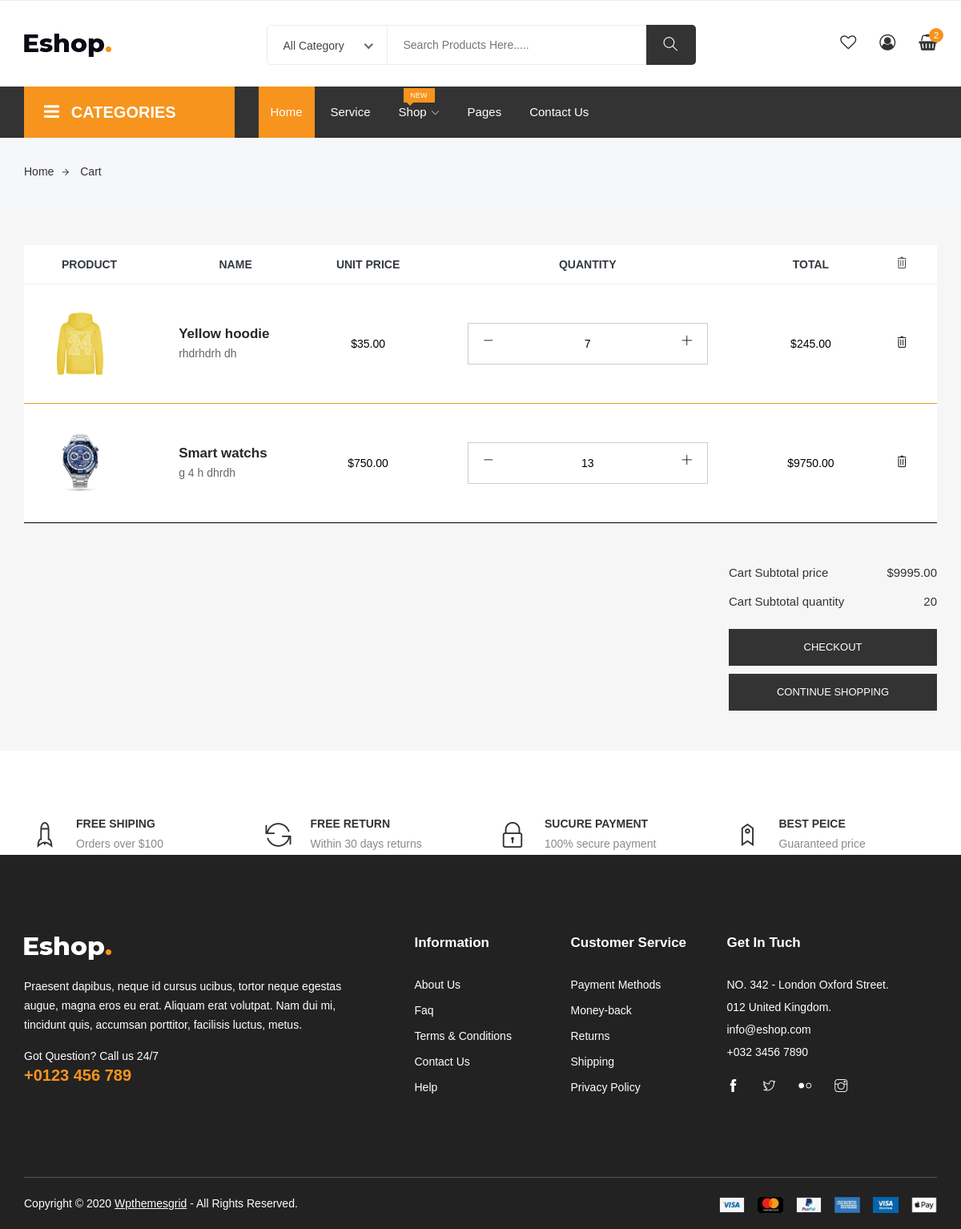
/card/ (signed in), run on the app's committed database.
### store/models.py (models this page shows)
class CartProduct(models.Model):
    product = models.ForeignKey(Product, on_delete=models.SET_NULL, null=True)
    cart = models.ForeignKey(Cart, on_delete=models.CASCADE)
    quantity = models.IntegerField(default=0, null=True, blank=True)
    added_at = models.DateTimeField(auto_now_add=True)
    @property
    def get_total_price(self):
        total_price = self.product.price * self.quantity
        return total_price

class Product(models.Model):
    name = models.CharField(max_length=255)
    category = models.ForeignKey(Category, related_name='products', on_delete=models.CASCADE)
    description = models.TextField(blank=True)
    price = models.DecimalField(max_digits=10, decimal_places=2)
    GENDER_CHOICES = [
        ('MEN','M'),
        ('WOMEN','W'),
        ('BOTH','B')
    ]
    gender = models.CharField(max_length=5, choices=GENDER_CHOICES, default='BOTH', blank=True, null=True)
    hot = models.BooleanField(default=False)
    image = models.ImageField(upload_to='posters', blank=True, null=True, verbose_name='Poster')
    def get_image(self):
        try:
            return self.image.url
        except:
            return 'https://cdn.iconscout.com/icon/premium/png-256-thumb/insert-image-9924441-8059276.png'

### store/views.py (the view)
# urls.py: path('card/', cart_view, name='cart'),
def cart_view(request):
    cart = Userscart(request)
    context = cart.get_cart_info()
    return render(request, 'store/cart.html', context)

### store/models.py (called while the page is built)
    @property
    def get_cart_total_price(self):
        cart_products = self.cartproduct_set.all()
        total_price = sum([product.get_total_price for product in cart_products])
        return total_price

    @property
    def get_cart_total_quantity(self):
        cart_products = self.cartproduct_set.all()
        total_quantity = sum([product.quantity for product in cart_products])
        return total_quantity

    @property
    def get_cart_quantity(self):
        cart_products = self.cartproduct_set.all()
        quantity = sum([1 for product in cart_products])
        return quantity

### store/templatetags/navbar.py (called while the page is built)
@register.simple_tag()
def get_card_items(request):
    cart = Userscart(request)
    return cart.get_cart_info()

### store/utils.py (called while the page is built)
    def get_cart_info(self):
        cart, created = Cart.objects.get_or_create(
            user=self.user
        )
        cart_products = cart.cartproduct_set.all()
        cart_total_quantity = cart.get_cart_total_quantity
        cart_total_price = cart.get_cart_total_price
        get_cart_quantity = cart.get_cart_quantity
        return {
            'cart_total_quantity': cart_total_quantity,
            'cart_total_price': cart_total_price,
            'cart_products': cart_products,
            'get_cart_quantity': get_cart_quantity,
            'cart': cart,
        }

### store/templates/store/cart.html (shortened to what this page needs)
{% extends 'base.html' %}
{% load static %}
{% block main %}
	<div class="breadcrumbs">
		<div class="container">
			<div class="row">
				<div class="col-12">
					<div class="bread-inner">
						<ul class="bread-list">
							<li><a href="{% url 'index' %}">Home<i class="ti-arrow-right"></i></a></li>
							<li class="active"><a href="{% url 'cart' %}">Cart</a></li>
						</ul>
					</div>
				</div>
			</div>
		</div>
	</div>
	<div class="shopping-cart section">
		<div class="container">
			<div class="row">
				<div class="col-12">
					<table class="table shopping-summery">
						<thead>
							<tr class="main-hading ">
								<th class="text-dark">PRODUCT</th>
								<th class="text-dark">NAME</th>
								<th class="text-center text-dark">UNIT PRICE</th>
								<th class="text-center text-dark">QUANTITY</th>
								<th class="text-center text-dark">TOTAL</th>
								<th class="text-center text-dark"><a href="{% url 'clear' %}"><i class="ti-trash remove-icon"></i></a></th>
							</tr>
						</thead>
						<tbody>
						{% for product in cart_products %}
							<tr>
								<td class="image" data-title="No"><img src="{{ product.product.get_image }}" alt="#"></td>
								<td class="product-des" data-title="Description">
									<p class="product-name"><a href="{% url 'detail' product.product.pk %}">{{ product.product.name }}</a></p>
									<p class="product-des">{{ product.product.description }}</p>
								</td>
								<td class="price" data-title="Price"><span>${{ product.product.price }}</span></td>
								<td class="qty" data-title="Qty">
									<div class="quantity">
    										<div class="minus">
        										<a href="{% url 'quantity' product.product.pk 'del' %}"><i class="ti-minus"></i></a>
    										</div>
    								<h7>{{ product.quantity }}</h7>
    										<div class="plus">
        										<a href="{% url 'quantity' product.product.pk 'add' %}"><i class="ti-plus"></i></a>
    										</div>
									</div>
								</td>
								<td class="total-amount" data-title="Total"><span>${{ product.get_total_price }}</span></td>
								<td class="action" data-title="Remove"><a href="{% url 'delete_cart_product' product.pk %}"><i class="ti-trash remove-icon"></i></a></td>
							</tr>
						{% endfor %}
						</tbody>
					</table>
				</div>
			</div>
			<div class="row">
				<div class="col-12">
					<div class="total-amount">
						<div class="row">
							<div class="col-lg-8 col-md-5 col-12">
							</div>
							<div class="col-lg-4 col-md-7 col-12">
								<div class="right">
									<ul>
										<li>Cart Subtotal price<span>${{ cart_total_price }}</span></li>
										<li>Cart Subtotal quantity<span>{{ cart_total_quantity }}</span></li>
									</ul>
									<div class="button5">
										<a href="{% url 'checkout' %}" class="btn">Checkout</a>
										<a href="{% url 'index' %}" class="btn">Continue shopping</a>
									</div>
								</div>
							</div>
						</div>
					</div>
				</div>
			</div>
		</div>
	</div>
	<section class="shop-services section">
		<div class="container">
			<div class="row">
				<div class="col-lg-3 col-md-6 col-12">
					<div class="single-service">
						<i class="ti-rocket"></i>
						<h4>Free shiping</h4>
						<p>Orders over $100</p>
					</div>
				</div>
				<div class="col-lg-3 col-md-6 col-12">
					<div class="single-service">
						<i class="ti-reload"></i>
						<h4>Free Return</h4>
						<p>Within 30 days returns</p>
					</div>
				</div>
				<div class="col-lg-3 col-md-6 col-12">
					<div class="single-service">
						<i class="ti-lock"></i>
						<h4>Sucure Payment</h4>
						<p>100% secure payment</p>
					</div>
				</div>
				<div class="col-lg-3 col-md-6 col-12">
					<div class="single-service">
						<i class="ti-tag"></i>
						<h4>Best Peice</h4>
						<p>Guaranteed price</p>
					</div>
				</div>
			</div>
		</div>
	</section>
{% endblock main %}

### store/templates/store/cart.html (style rules this page uses)
.quantity { display: flex; align-items: center; justify-content: space-between; width: 300px; margin: 0 auto; border: 1px solid #ccc; padding: 10px; }
.quantity .minus, .quantity .plus { display: flex; justify-content: center; align-items: center; width: 30px; height: 30px; border: 0px solid #ccc; cursor: pointer; }
.quantity .minus a, .quantity .plus a { display: inline-block; width: 100%; height: 100%; text-align: center; text-decoration: none; color: black; }

### data on the page
CartProduct: product.get_image (picture), product.name "Yellow hoodie", product.description "rhdrhdrh dh", product.price "35.00", quantity "7", get_total_price "245.00"
CartProduct: product.get_image (picture), product.name "Smart watchs", product.description "g 4 h dhrdh", product.price "750.00", quantity "13", get_total_price "9750.00"

### other printed values
{{ cart.get_cart_quantity }} "2"
{{ cart_total_price }} "9995.00"
{{ cart_total_quantity }} "20"
